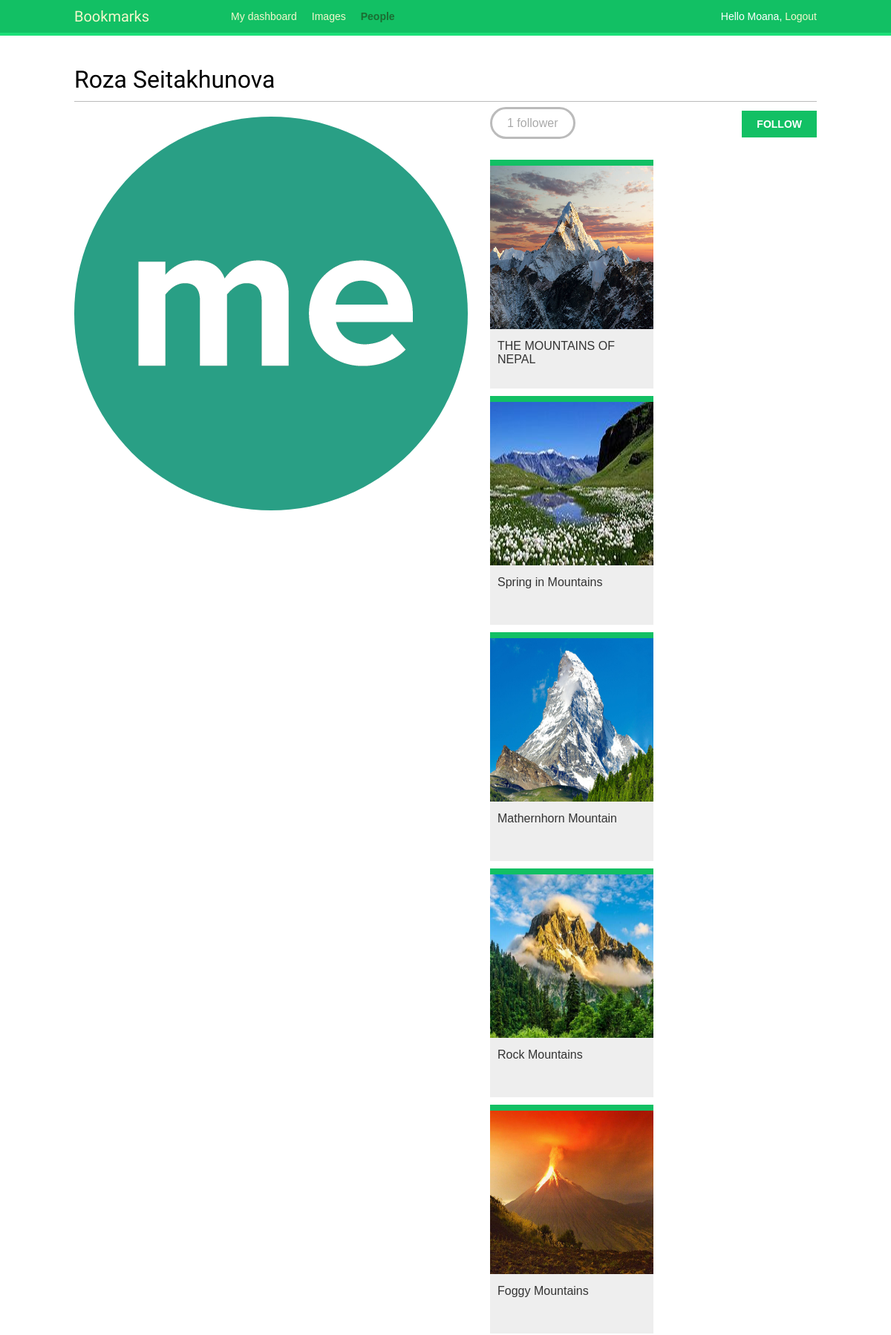
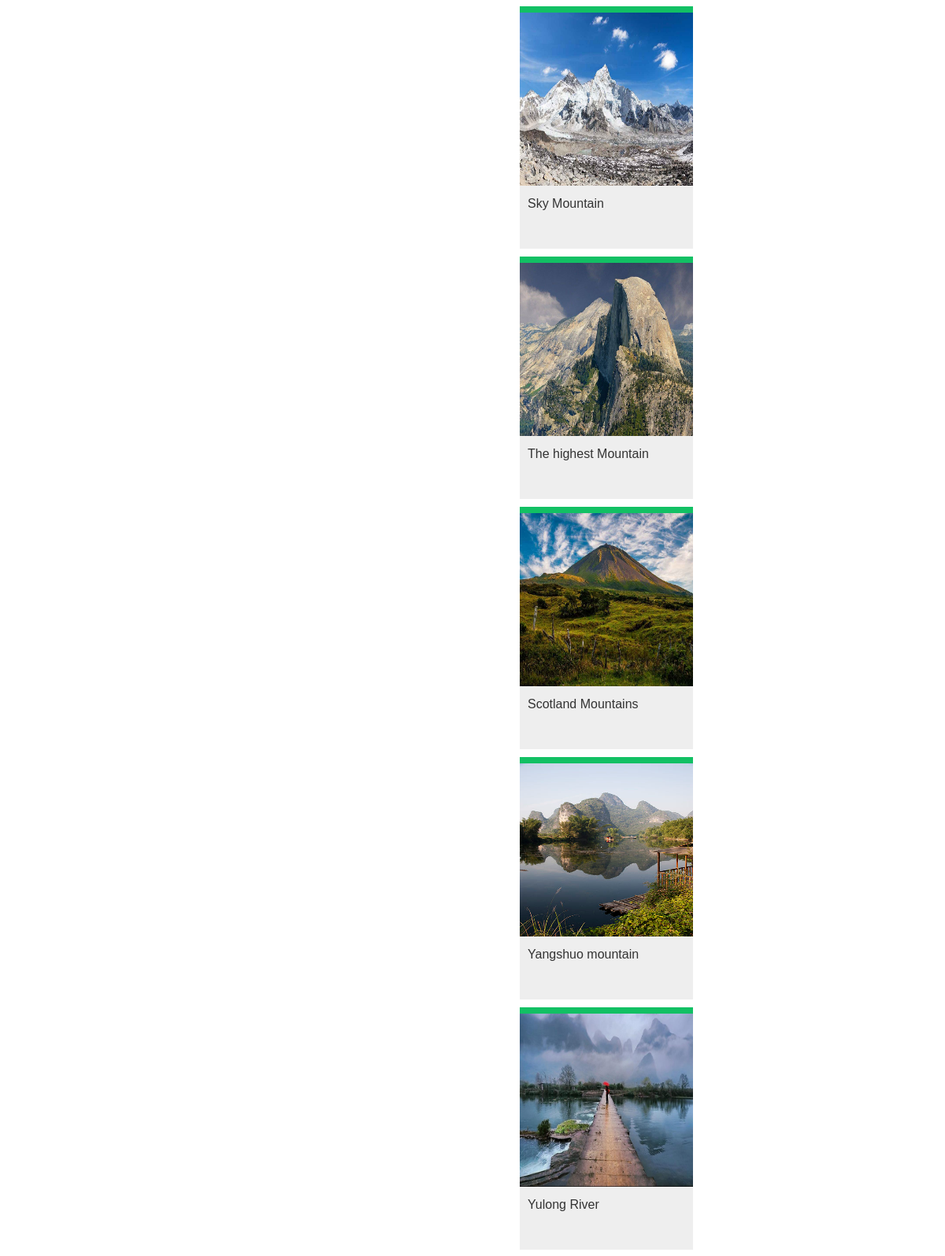
The page /account/users/seit_rose/ (signed in, upper part) on the database its author committed (2 pictures, top to bottom).
### images/models.py (models this page shows, shortened)
class Image(models.Model):
    user = models.ForeignKey(settings.AUTH_USER_MODEL,
    related_name='images_created', on_delete=models.CASCADE)
    title = models.CharField(max_length=200)
    slug = models.SlugField(max_length=200, blank=True)
    url = models.URLField()
    image = models.ImageField(upload_to='images/%Y/%m/%d/')
    description = models.TextField(blank=True)
    created = models.DateField(auto_now_add=True, db_index=True)
    users_like = models.ManyToManyField(settings.AUTH_USER_MODEL,
                                        related_name='images_liked',
                                        blank=True)
    total_likes = models.PositiveIntegerField(db_index=True, default=0)
    def get_absolute_url(self):
        return reverse('images:detail', args=[self.id, self.slug])

### account/views.py (the view)
# urls.py: path('users/<username>/', views.user_detail, name='user_detail'),
@login_required
def user_detail(request, username):
    user = get_object_or_404(User, username=username, is_active=True)
    return render(request,
                  'account/user/detail.html',
                  {'section': 'people',
                   'user': user})

### account/templates/account/user/detail.html (shortened to what this page needs)
{% extends "base.html" %}
{% load thumbnail %}
{% block content %}
  <h1>{{ user.get_full_name }}</h1>
  <div class="profile-info">
    {% thumbnail user.profile.photo "180x180" crop="100%" as im %}
      <img src="{{ im.url }}" class="user-detail">
    {% endthumbnail %}
  </div>
  {% with total_followers=user.followers.count %}
    <span class="count">
      <span class="total">{{ total_followers }}</span>
      follower{{ total_followers|pluralize }}
    </span>
    <a href="#" data-id="{{ user.id }}" data-action="{% if request.user in user.followers.all %}un{% endif %}follow" class="follow button">
      {% if request.user not in user.followers.all %}
        Follow
      {% else %}
        Unfollow
      {% endif %}
    </a>
    <div id="image-list" class="image-container">
      {% include "images/image/list_ajax.html" with images=user.images_created.all %}
    </div>
  {% endwith %}
{% endblock %}

### account/templates/base.html (shortened to what this page needs)
{% load static %}
<!DOCTYPE html>
<html>
<head>
  <link href="{% static 'css/base.css' %}" rel="stylesheet">
</head>
<body>
  <div id="header">
    <span class="logo">Bookmarks</span>
    {% if request.user.is_authenticated %}
      <ul class="menu">
        <li {% if section == "dashboard" %}class="selected"{% endif %}>
          <a href="{% url 'dashboard' %}">My dashboard</a>
        </li>
        <li {% if section == "images" %}class="selected"{% endif %}>
          <a href="{% url 'images:list' %}">Images</a>
        </li>
        <li {% if section == "people" %}class="selected"{% endif %}>
          <a href="{% url 'user_list' %}">People</a>
        </li>
      </ul>
    {% endif %}
    <span class="user">
      {% if request.user.is_authenticated %}
        Hello {{ request.user.first_name }},
        <a href="{% url 'logout' %}">Logout</a>
      {% else %}
        <a href="{% url 'login' %}">Log-in</a>
      {% endif %}
    </span>
  </div>
  <div id="content">
    {% block content %}
    {% endblock %}
  </div>
</body>
</html>

### images/templates/images/image/list_ajax.html
{% load thumbnail %}
{% for image in images %}
  <div class="image">
    <a href="{{ image.get_absolute_url }}">
      {% thumbnail image.image "300x300" crop="100%" as im %}
        <a href="{{ image.get_absolute_url }}">
          <img src="{{ im.url }}">
        </a>
      {% endthumbnail %}
    </a>
    <div class="info">
      <a href="{{ image.get_absolute_url }}" class="title">
        {{ image.title }}
      </a>
    </div>
  </div>
{% endfor %}

### account/static/css/base.css (style rules this page uses)
body { margin:0; padding:0; font-family:helvetica, sans-serif; }
a { color:#12c064; text-decoration:none; }
h1, h2, h3, h4, h5 , h6 { font-family: 'Muli', sans-serif; font-weight:normal; }
h1 { border-bottom:1px solid #bbb; padding:0 0 10px 0; margin:10px 0 20px 0; }
#header { padding:10px 100px; font-size:14px; background:#12c064; color:#fff; border-bottom:4px solid #1cdf78; overflow:auto; }
#header .logo { font-family: 'Muli', sans-serif; float:left; color:#f3f7cc; font-size:20px; margin-right:10%; }
#header ul.menu { list-style:none; float:left; margin:0; padding:0; }
#header ul.menu li { float:left; padding:4px 10px; }
#header ul.menu li.selected a, #header ul.menu li.selected a:hover { color:#1b6d32; font-weight:bold; }
#header a { color:#f3f7cc; }
#header .user { float:right; padding-top:4px; }
#content { padding:30px 100px; }
input[type=submit], a.button { font-weight:bold; background:#12c064; color:#fff; padding:10px 20px; font-size:14px; text-transform:uppercase; }
.count { color:#aaa; border:3px solid #bbb; border-radius:26px; padding:10px 20px; margin:20px 10px 0; }
a.like, a.follow { float:right; margin-top:-8px; }
#image-list { overflow:auto; }
#image-list .image { float:left; width:220px; height:300px; margin:0 10px 10px 10px; border-top:8px solid #12c064; background:#eee; }
#image-list img { width:220px; height:220px; }
#image-list .info { padding:10px; }
#image-list .info a { color:#333; }
img.user-detail { border-radius:50%; float:left; }
.profile-info { float:left; overflow:auto; margin-right:20px; }
.image-container { margin-top:40px; }

### rows shown on the page
Image: shows a picture, title "THE MOUNTAINS OF NEPAL"
Image: shows a picture, title "Spring in Mountains"
Image: shows a picture, title "Mathernhorn Mountain"
Image: shows a picture, title "Rock Mountains"
Image: shows a picture, title "Foggy Mountains"
Image: shows a picture, title "Sky Mountain"
Image: shows a picture, title "The highest Mountain"
Image: shows a picture, title "Scotland Mountains"
Image: shows a picture, title "Yangshuo mountain"
Image: shows a picture, title "Yulong River"

### other values the page prints
{{ request.user.first_name }} "Moana"
{{ user.get_full_name }} "Roza Seitakhunova"
{{ total_followers }} "1"
